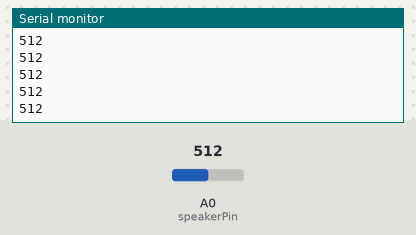
Bench run of a sketch on a simulated Arduino Uno, built with avr-gcc and run on an emulated ATmega328P. Shown: the last lines printed to the serial monitor. The inputs (shaded band) are chosen by the test bench; at power-on: A0 (speakerPin) = 512.

Above: at 1.2 s.
1.3 s: A0 (speakerPin) set to 716
At 1.8 s:
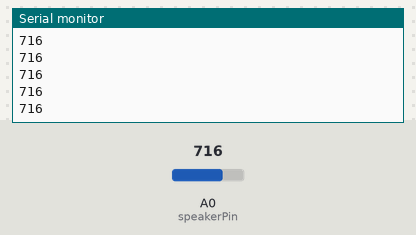
2.8 s: A0 (speakerPin) set to 900
At 3.7 s:
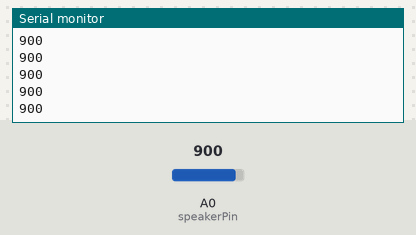
Timing chart, 0 to 5.8 s (numbered marks = the images above; inputs shaded):
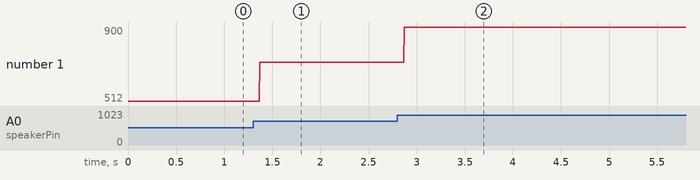

Measured:
- after the input at 1.3 s, the serial monitor: prints a new line after 0.07 s (image 1)
- after the input at 2.8 s, the serial monitor: prints a new line after 0.07 s (image 2)
- plotted number 1: 512 → 716 after the input at 1.3 s, 716 → 900 after the input at 2.8 s

The sketch:

passive_buzzer.ino
```cpp
const int speakerPin = A0;
int speakerValue = 0;
void setup() {
  pinMode(speakerPin, INPUT);
Serial.begin(9600);
}
void loop() {
speakerValue = analogRead(speakerPin);
// let's print only if it read anything different than 0
if (speakerValue != 0)
Serial.println(speakerValue);
}
```
